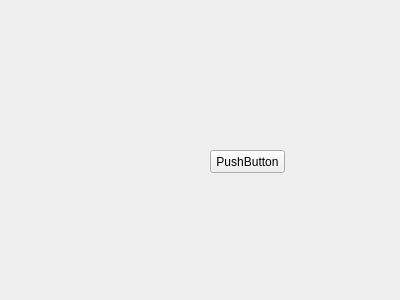
<?xml version="1.0" encoding="UTF-8"?>
<ui version="4.0">
 <class>Form</class>
 <widget class="QWidget" name="Form">
  <property name="geometry">
   <rect>
    <x>0</x>
    <y>0</y>
    <width>400</width>
    <height>300</height>
   </rect>
  </property>
  <property name="windowTitle">
   <string>Form</string>
  </property>
  <widget class="QPushButton" name="pushButton">
   <property name="geometry">
    <rect>
     <x>210</x>
     <y>150</y>
     <width>75</width>
     <height>23</height>
    </rect>
   </property>
   <property name="text">
    <string>PushButton</string>
   </property>
  </widget>
 </widget>
 <resources/>
 <connections/>
</ui>
